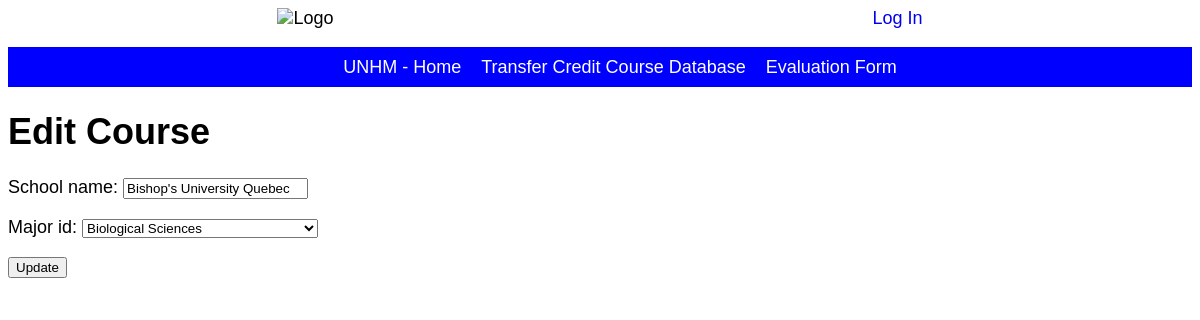
Page /school/2/edit on the committed database.
### transfer/models/model_school.py (models this page shows, shortened)
class School(models.Model):
    school_name = models.CharField(max_length=100)
    major_id = models.ForeignKey(Major, on_delete=models.CASCADE)

### transfer/views/school_view.py (the view)
# urls.py: path('school/<int:pk>/edit', SchoolUpdateView.as_view(), name='school_edit'),
class SchoolUpdateView(UpdateView):
    model = School
    template_name = 'school_edit.html'
    success_url = reverse_lazy('home')
    fields = '__all__'

### transfer/models/model_major.py (called while the page is built)
    def __str__(self):
        return self.major_name

### transfer/templates/school_edit.html
{% extends 'base.html' %}
{% block content %}
<h1>Edit Course</h1>
<form action="" method="post">{% csrf_token %}
{{ form.as_p }}
<input type="submit" value="Update" />
</form>
{% endblock content %}

### transfer/static/css/base.css (style rules this page uses)
body { font-family: 'Source Sans Pro', sans-serif; font-size:18px; }

### rows in the picture
School: school_name "Bishop's University Quebec", major_id "Biological Sciences"
